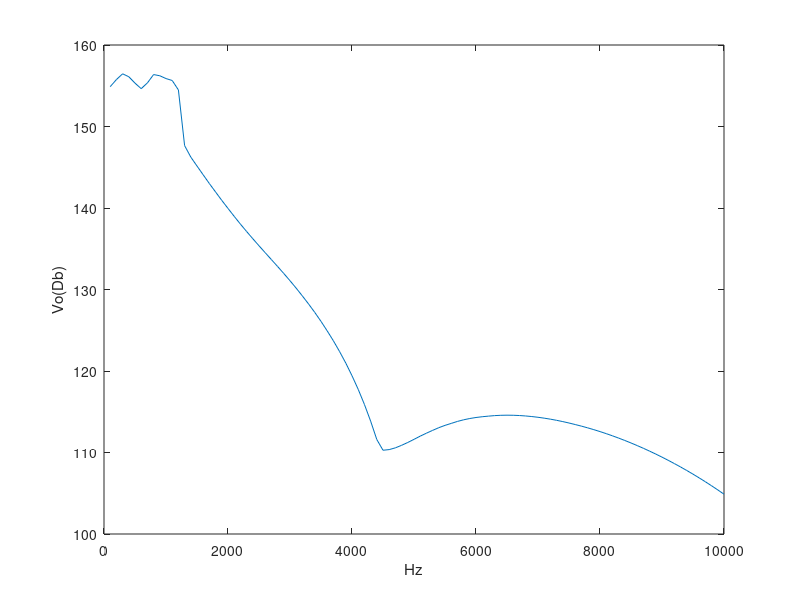

This figure's MATLAB source:
%%
in=[];out=[];%vectores para almacenar las salidas y entradas
%Coeficientes del filtro
sos=[1  2  1  1  -1.956188183609503861148937176039908081293  0.984138845221757208037161035463213920593;1  2  1  1  -1.941861945163668723424166273616719990969  0.957121195896209031594992211466887965798;1  2  1  1  -1.938855655121078047642413366702385246754  0.941703247448826830101609175471821799874];
[B,A]=sos2tf(sos)
N=length(A);
%Frecuencia de muestreo
fs=44100;
%Frecuencia de se?al de entrada
count=1;%indice del vector de salida y entrada
%fval=1700:50:2300;
fval=0:100:10000;
for ii=fval%variando la frecuencia de entrada dentro del rengo solicitado
    fi=ii;
    %Generar vector de tiempo discreto
    t=0:(1/fs):0.05;
    T=length(t)
    n=0:T;
    %Se?al de entrada TD
    x=sin(2*pi*(fi/fs)*n);
    %Generar vector de salida
    y=zeros(1,T+1);
    %Calculo de la salida
    for i=(N):T
        y(i)=-y(i-1)*A(2)-y(i-2)*A(3)-y(i-3)*A(4)-y(i-4)*A(5)-y(i-5)*A(6)-y(i-6)*A(7)+x(i)*B(1)+x(i-1)*B(2)+x(i-2)*B(3)+x(i-3)*B(4)+x(i-4)*B(5)+x(i-5)*B(6)+x(i-6)*B(7);
    end
    in(count)=max(x);
    out(count)=max(y);
    count=count+1;
end
out=20*log10(out);%convertir las salidas a Db
%loglog(fval,out)
figure(1)
plot(fval,out);
xlabel("Hz")
ylabel("Vo(Db)")


